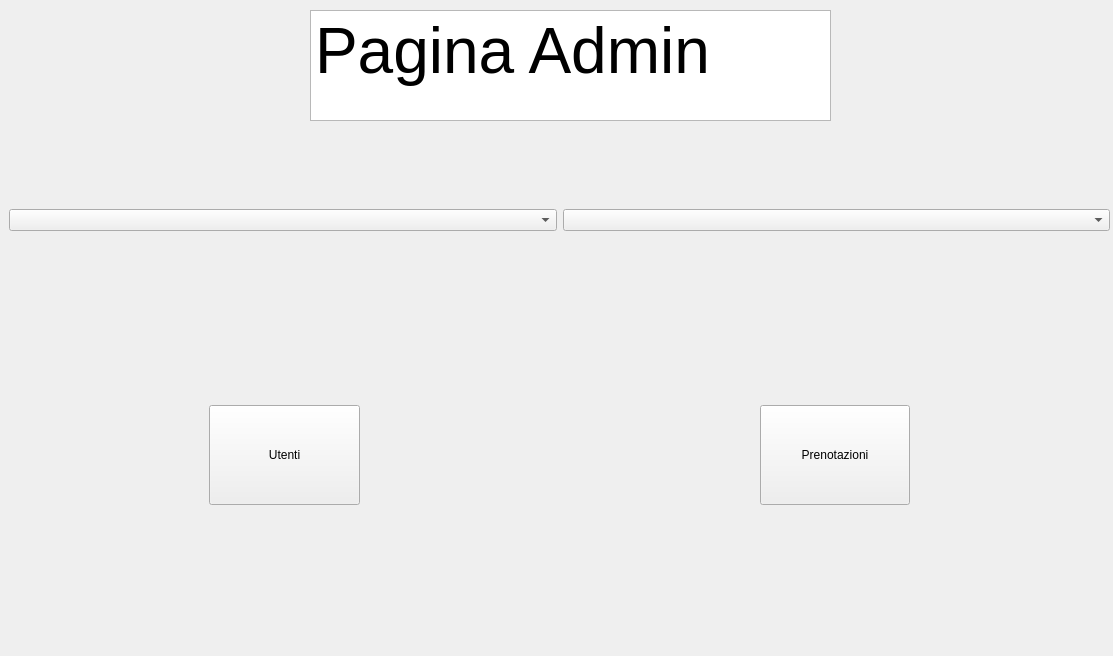
<?xml version="1.0" encoding="UTF-8"?>
<ui version="4.0">
 <class>Form</class>
 <widget class="QWidget" name="Form">
  <property name="geometry">
   <rect>
    <x>0</x>
    <y>0</y>
    <width>1113</width>
    <height>656</height>
   </rect>
  </property>
  <property name="windowTitle">
   <string>Form</string>
  </property>
  <property name="autoFillBackground">
   <bool>false</bool>
  </property>
  <property name="styleSheet">
   <string notr="true"/>
  </property>
  <widget class="QWidget" name="gridLayoutWidget">
   <property name="geometry">
    <rect>
     <x>9</x>
     <y>300</y>
     <width>1101</width>
     <height>311</height>
    </rect>
   </property>
   <layout class="QGridLayout" name="gridLayout" rowstretch="0">
    <property name="sizeConstraint">
     <enum>QLayout::SetDefaultConstraint</enum>
    </property>
    <property name="leftMargin">
     <number>200</number>
    </property>
    <property name="rightMargin">
     <number>200</number>
    </property>
    <property name="bottomMargin">
     <number>0</number>
    </property>
    <property name="horizontalSpacing">
     <number>400</number>
    </property>
    <item row="0" column="1">
     <widget class="QPushButton" name="pushButton_2">
      <property name="minimumSize">
       <size>
        <width>100</width>
        <height>100</height>
       </size>
      </property>
      <property name="text">
       <string>Prenotazioni</string>
      </property>
     </widget>
    </item>
    <item row="0" column="0">
     <widget class="QPushButton" name="VediUtenti">
      <property name="minimumSize">
       <size>
        <width>100</width>
        <height>100</height>
       </size>
      </property>
      <property name="text">
       <string>Utenti</string>
      </property>
     </widget>
    </item>
   </layout>
  </widget>
  <widget class="QWidget" name="horizontalLayoutWidget">
   <property name="geometry">
    <rect>
     <x>9</x>
     <y>140</y>
     <width>1101</width>
     <height>161</height>
    </rect>
   </property>
   <layout class="QHBoxLayout" name="horizontalLayout">
    <item>
     <widget class="QComboBox" name="comboBox_2"/>
    </item>
    <item>
     <widget class="QComboBox" name="comboBox"/>
    </item>
   </layout>
  </widget>
  <widget class="QTextBrowser" name="textBrowser">
   <property name="geometry">
    <rect>
     <x>310</x>
     <y>10</y>
     <width>521</width>
     <height>111</height>
    </rect>
   </property>
   <property name="html">
    <string>&lt;!DOCTYPE HTML PUBLIC &quot;-//W3C//DTD HTML 4.0//EN&quot; &quot;http://www.w3.org/TR/REC-html40/strict.dtd&quot;&gt;
&lt;html&gt;&lt;head&gt;&lt;meta name=&quot;qrichtext&quot; content=&quot;1&quot; /&gt;&lt;style type=&quot;text/css&quot;&gt;
p, li { white-space: pre-wrap; }
&lt;/style&gt;&lt;/head&gt;&lt;body style=&quot; font-family:'MS Shell Dlg 2'; font-size:7.8pt; font-weight:400; font-style:normal;&quot;&gt;
&lt;p align=&quot;justify&quot; style=&quot; margin-top:0px; margin-bottom:0px; margin-left:0px; margin-right:0px; -qt-block-indent:0; text-indent:0px;&quot;&gt;&lt;span style=&quot; font-size:48pt;&quot;&gt;Pagina Admin&lt;/span&gt;&lt;/p&gt;&lt;/body&gt;&lt;/html&gt;</string>
   </property>
  </widget>
 </widget>
 <resources>
  <include location="../lavoroingegneria.qrc"/>
 </resources>
 <connections/>
</ui>
